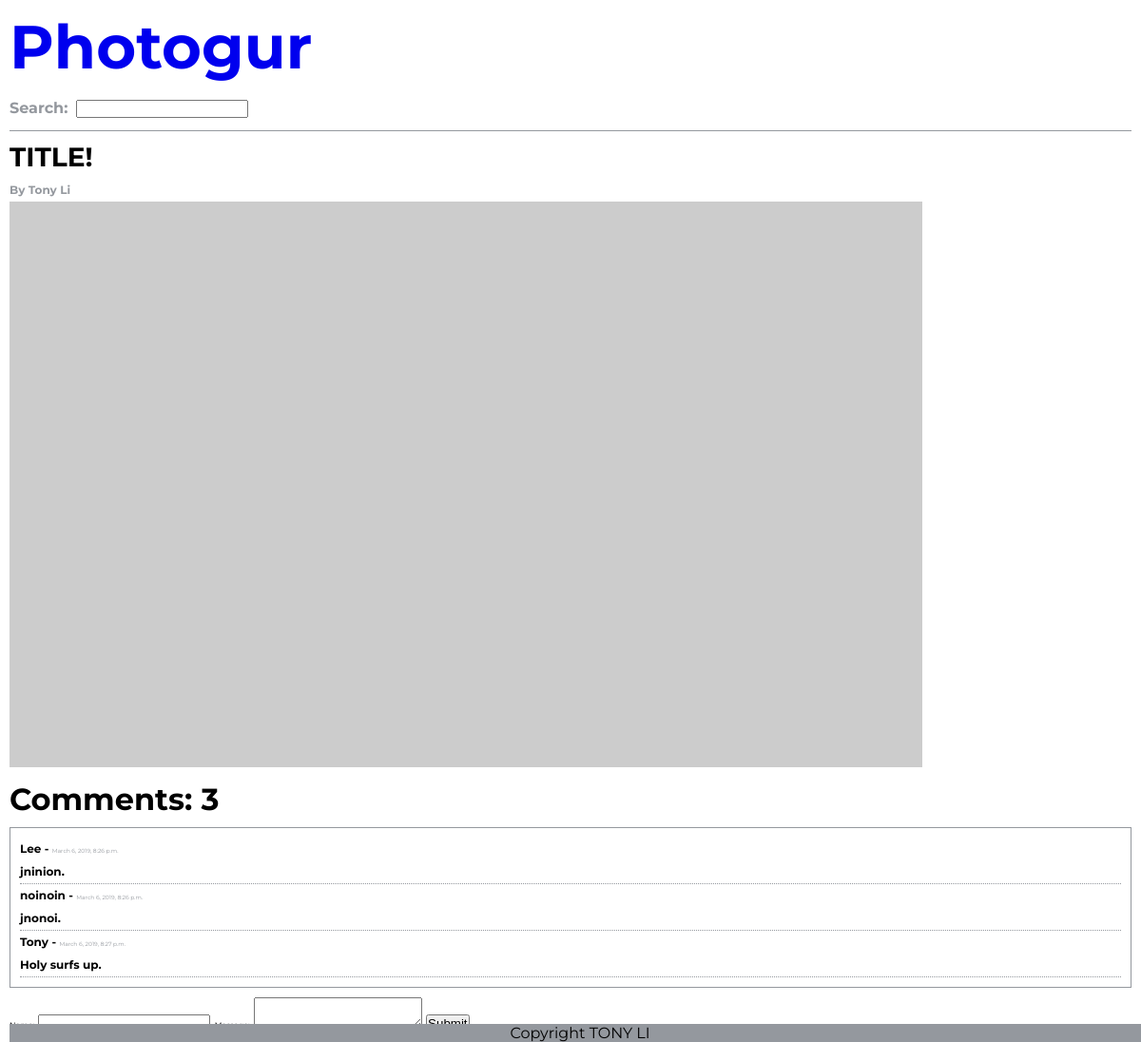
The page /pictures/1 on the database as committed earlier.
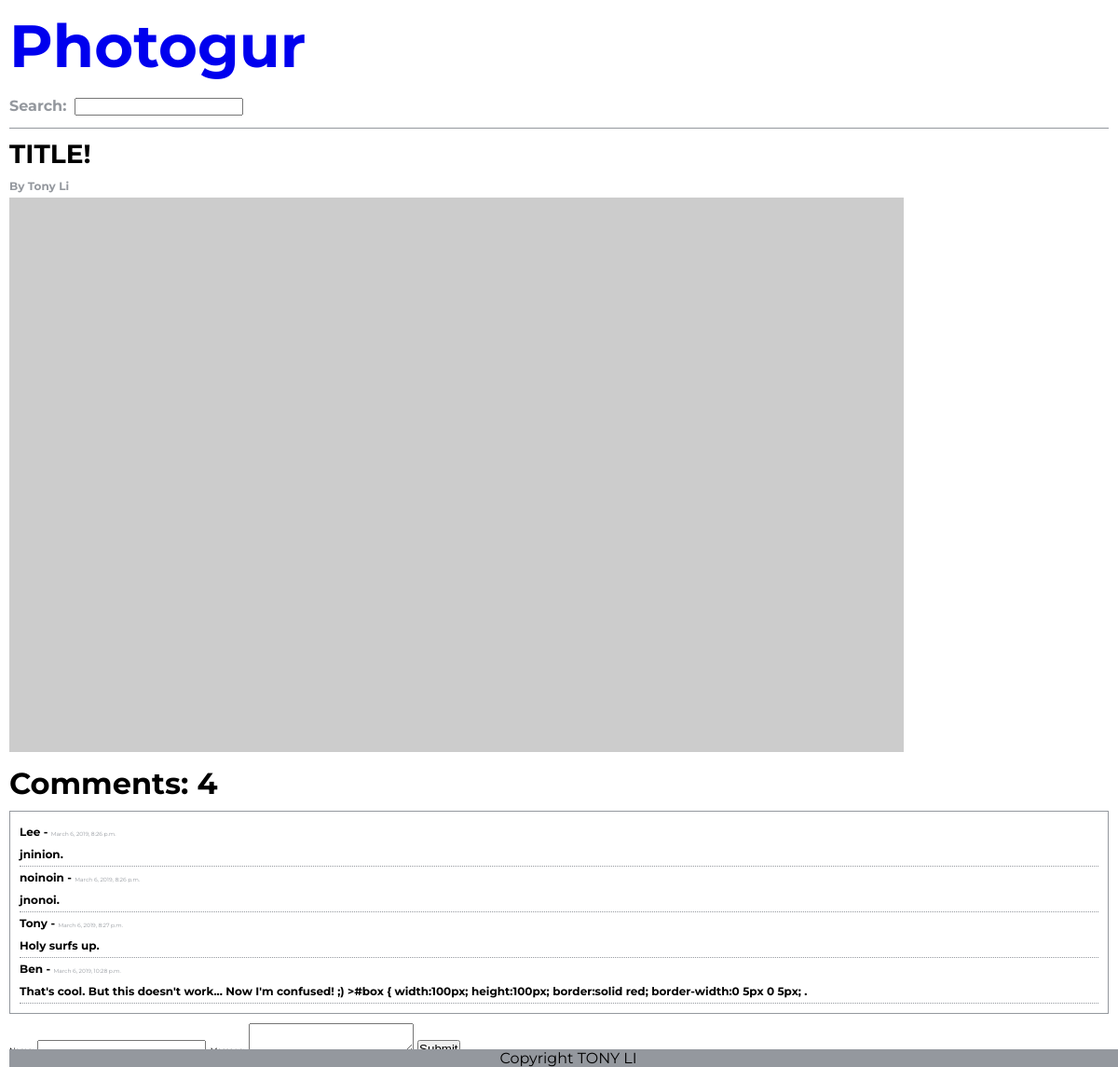
The same page on the database as committed later.
### photogur/models.py (models this page shows, shortened)
class Picture(models.Model):
    title = models.CharField(max_length=255)
    artist = models.CharField(max_length=255)
    url = models.CharField(max_length=255)

class Comment(models.Model):
    name = models.CharField(max_length=255)
    created_at = models.DateTimeField(auto_now_add=True)
    message = models.TextField()
    picture = models.ForeignKey(Picture, on_delete=models.CASCADE, related_name='comments')

### photogur/views.py (the view)
# urls.py: path('pictures/<int:id>', picture_show, name='picture_details'),
def picture_show(request, id):
    picture = Picture.objects.get(pk=id)
    comments = picture.comments.all()
    context = {
        'picture': picture,
        'comments': comments
    }
    response = render(request, 'picture.html', context)
    return HttpResponse(response)

### photogur/templates/picture.html (shortened to what this page needs)
{% extends 'base.html' %}
{% block content %}
  <div class="title">
    <h2> {{picture.title}} </h2>
    <h3> By {{picture.artist}} </h3>
  </div>
  <div class="individual-image">
    <li>
      <img src="{{picture.url}}" alt="">
    </li>
  </div>
    <h1 class="comment-count">Comments: {{ picture.comments.count }}</h1>
    <div class="comment-section">
      <ul>
        {% for comment in comments%}
          <li>
            <h3>{{ comment.name }} - <span>{{ comment.created_at }}</span></h3>
            <h4>{{ comment.message }}.</h4>
          </li>
        {% endfor %}
      </ul>
    </div>
    <form action="{% url 'create_comment' %} "class="comment-section" action="" method="post">
      <label for="comment_name">
        <span>Name:</span>
      </label>
      <label for="comment_message">
        <span>Message:</span>
        <textarea id="comment-message" name="comment_message"></textarea>
      </label>
      <button type="submit" name="button">Submit</button>
    </form>
{% endblock %}

Rows that differ between the two databases and show on the page:
computed for Picture "TITLE!": comments.count "3" → "4"
added Comment: name "Ben", created_at "March 6, 2019, 10:28 p.m.", message "That's cool. But this doesn't work... Now I'm confused! ;) >#box { width:100px; height:100px; border:solid red; border-width:0 5px 0 5px;"
